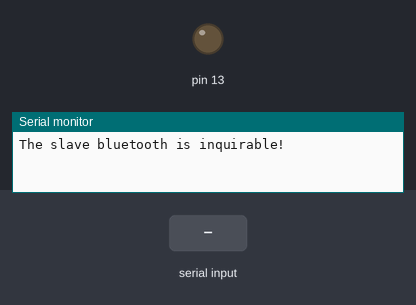
Simulated run of this sketch. Board: Arduino Uno, built with avr-gcc and run on an emulated ATmega328P. On the bench: output pins drawn as LEDs (lit = HIGH), the last lines printed to the serial monitor. Inputs (shaded band) come from the test bench.

Above: at 5.2 s.
5.3 s: "o" received over the second serial link
At 5.9 s:
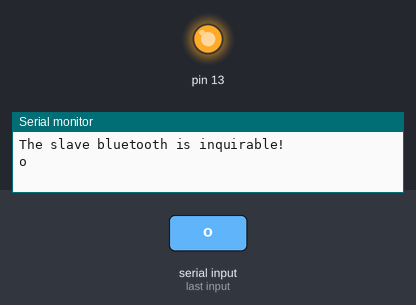
6.8 s: "f" received over the second serial link
At 7.1 s:
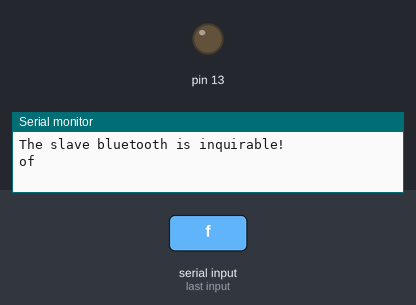
Timing chart, 0 to 9.8 s (numbered marks = the images above; inputs shaded):
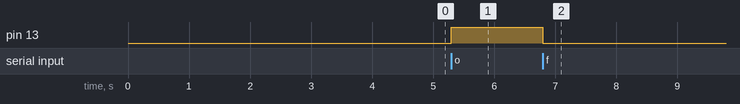

The sketch:

bluetooth_Test.ino
```cpp
/* This is a program to test the working of bluetooth shield */
/* pin 13 (LED) responds to the user input */
/* Author: Subramaniya Sai Sekar */
#include <SoftwareSerial.h>   //Software Serial Port
#define RxD 6
#define TxD 7

#define DEBUG_ENABLED  1

SoftwareSerial blueToothSerial(RxD,TxD);

void setup()
{
  Serial.begin(9600);
  pinMode(13,OUTPUT);
  setupBlueToothConnection();
}

void loop()
{
  char recvChar;
  while(1)
  {
    if(blueToothSerial.available())
    {
      recvChar = blueToothSerial.read();
      Serial.print(recvChar);
      if(recvChar=='o')
        digitalWrite(13, HIGH);
      else if(recvChar=='f')
        digitalWrite(13, LOW);
    }
  }
}

void setupBlueToothConnection()
{
  blueToothSerial.begin(38400);
  blueToothSerial.print("\r\n+STWMOD=0\r\n");
  blueToothSerial.print("\r\n+STNA=SeeedBTSlave\r\n");
  blueToothSerial.print("\r\n+STOAUT=1\r\n");
  blueToothSerial.print("\r\n+STAUTO=0\r\n");
  delay(2000);
  blueToothSerial.print("\r\n+INQ=1\r\n");
  Serial.println("The slave bluetooth is inquirable!");
  delay(2000);
  blueToothSerial.flush();
}
```

Measured:
- after the input at 5.3 s, pin 13: LOW → HIGH at once
- after the input at 6.8 s, pin 13: HIGH → LOW at once
